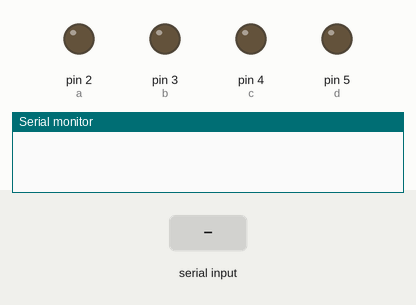
Recording of a sketch running on a simulated Arduino Uno, built with avr-gcc and run on an emulated ATmega328P. Shown: output pins drawn as LEDs (lit = HIGH), the last lines printed to the serial monitor. The test bench sets the inputs (shaded band).

Above: at 1.2 s.
1.3 s: "v\n" received over Serial
At 2.2 s:
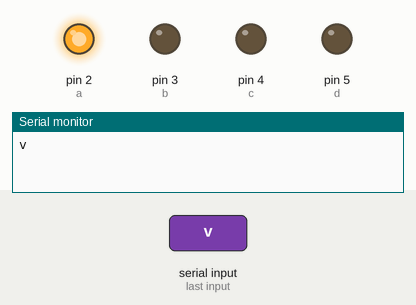
2.8 s: byte 119 ('w') received over Serial
At 3.3 s:
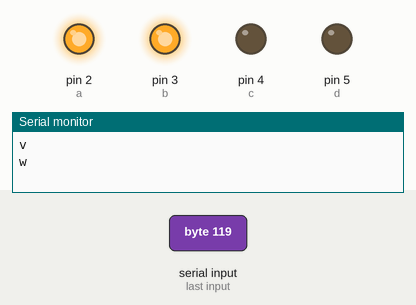
4.3 s: byte 86 ('V') received over Serial
At 5.5 s:
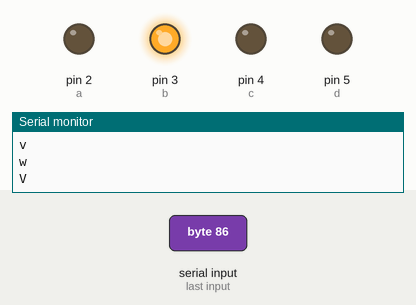
5.8 s: byte 120 ('x') received over Serial
At 6.8 s:
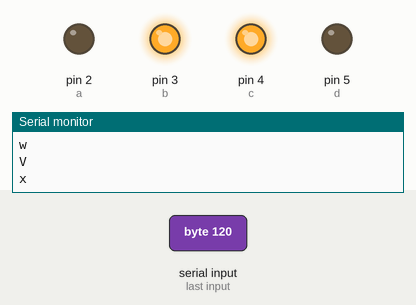
7.3 s: byte 87 ('W') received over Serial
At 8.0 s:
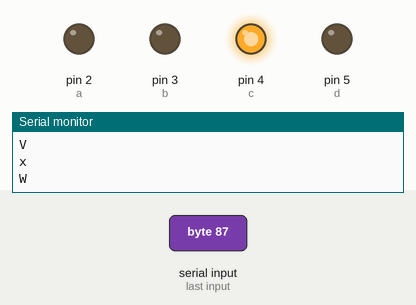
8.8 s: byte 121 ('y') received over Serial
At 9.1 s:
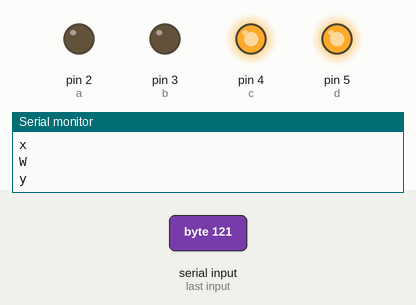
Timing chart, 0 to 11.3 s (numbered marks = the images above; inputs shaded):
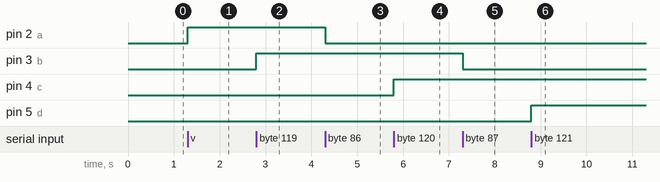

Measured:
- after the input at 1.3 s, pin 2 (a): LOW → HIGH at once
- after the input at 2.8 s, pin 3 (b): LOW → HIGH at once
- after the input at 4.3 s, pin 2 (a): HIGH → LOW at once
- after the input at 5.8 s, pin 4 (c): LOW → HIGH at once
- after the input at 7.3 s, pin 3 (b): HIGH → LOW at once
- after the input at 8.8 s, pin 5 (d): LOW → HIGH at once

The sketch:

mini_proj_Corridor_automation.ino
```cpp
#define a 2
#define b 3
#define c 4
#define d 5
int output1;
int output2;
int output3;
int output4;
int power_button;
char data_final;

void setup() {

Serial.begin(9600);
pinMode(a,OUTPUT);
digitalWrite(a,0);
pinMode(b,OUTPUT);
digitalWrite(b,0);
pinMode(c,OUTPUT);
digitalWrite(c,0);
pinMode(d,OUTPUT);
digitalWrite(d,0);

}

void loop() {
 if(Serial.available()>0){
  data_final=Serial.read();
  Serial.print(data_final);
  Serial.print("\n");

if(data_final == 'V'){
  output1=0;
  digitalWrite(a, output1);
}
if(data_final == 'v'){
  output1=1;
  digitalWrite(a, output1);
}

//PIN 2//
if(data_final == 'W'){
  output2=0;
  digitalWrite(b, output2);
}
if(data_final == 'w'){
  output2=1;
  digitalWrite(b, output2);
}

//PIN 3//
if(data_final == 'X'){
  output3=0;
  digitalWrite(c, output3);
}
if(data_final == 'x'){
  output3=1;
  digitalWrite(c, output3);
}

//PIN 4//
if(data_final == 'Y'){
  output4=0;
  digitalWrite(d, output4);
}
if(data_final == 'y'){
  output4=1;
  digitalWrite(d, output4);
}

if(data_final == 'Z'){
 output1=0;
 output2=0;
 output3=0;
 output4=0;
  digitalWrite(a, output1);
  digitalWrite(b, output2);
  digitalWrite(c, output3);
  digitalWrite(d, output4);
}
if(data_final == 'z'){
 output1=1;
 output2=1;
 output3=1;
 output4=1;
  digitalWrite(a, output1);
  digitalWrite(b, output2);
  digitalWrite(c, output3);
  digitalWrite(d, output4);
    }
  }
}
```
